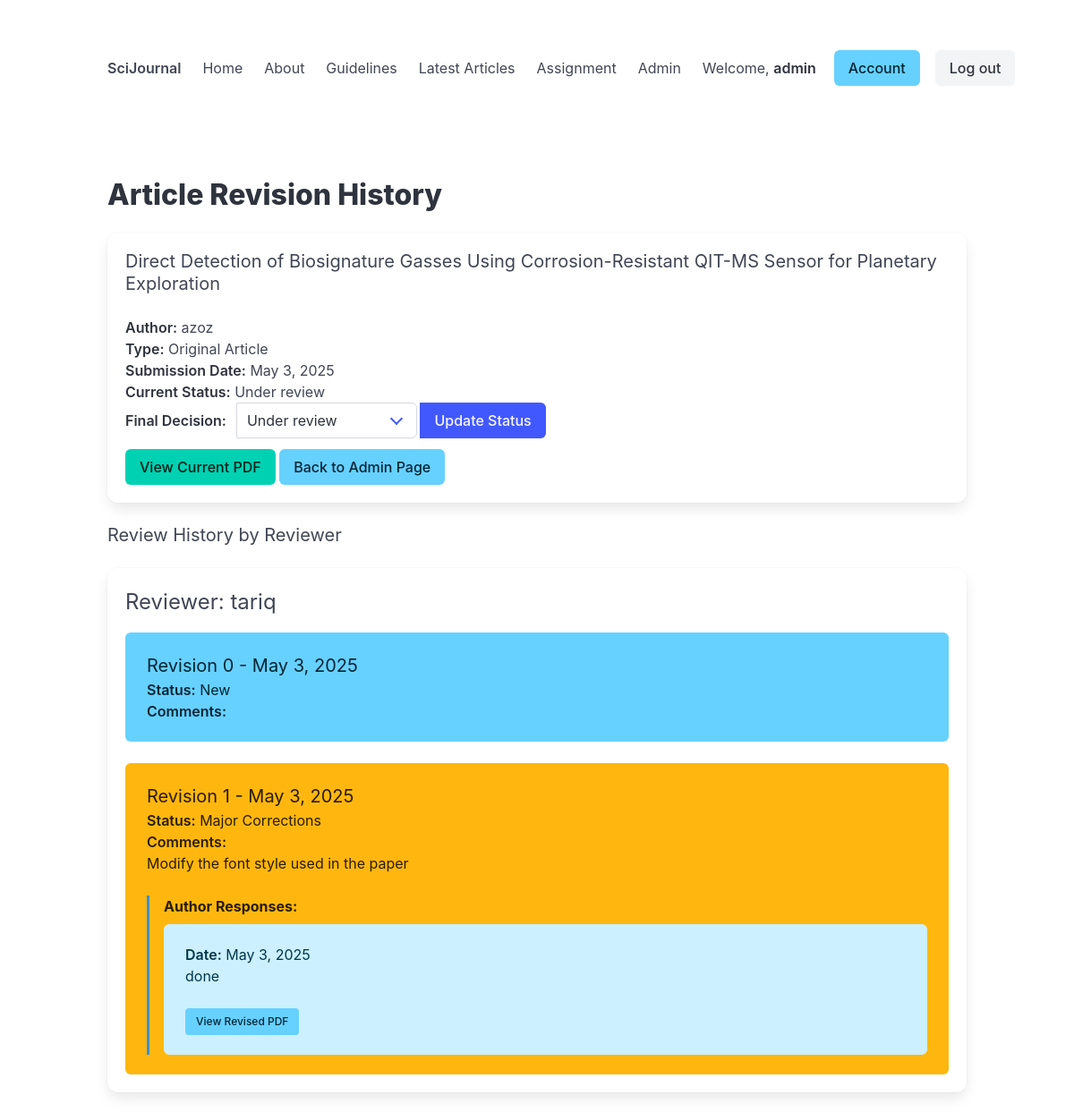
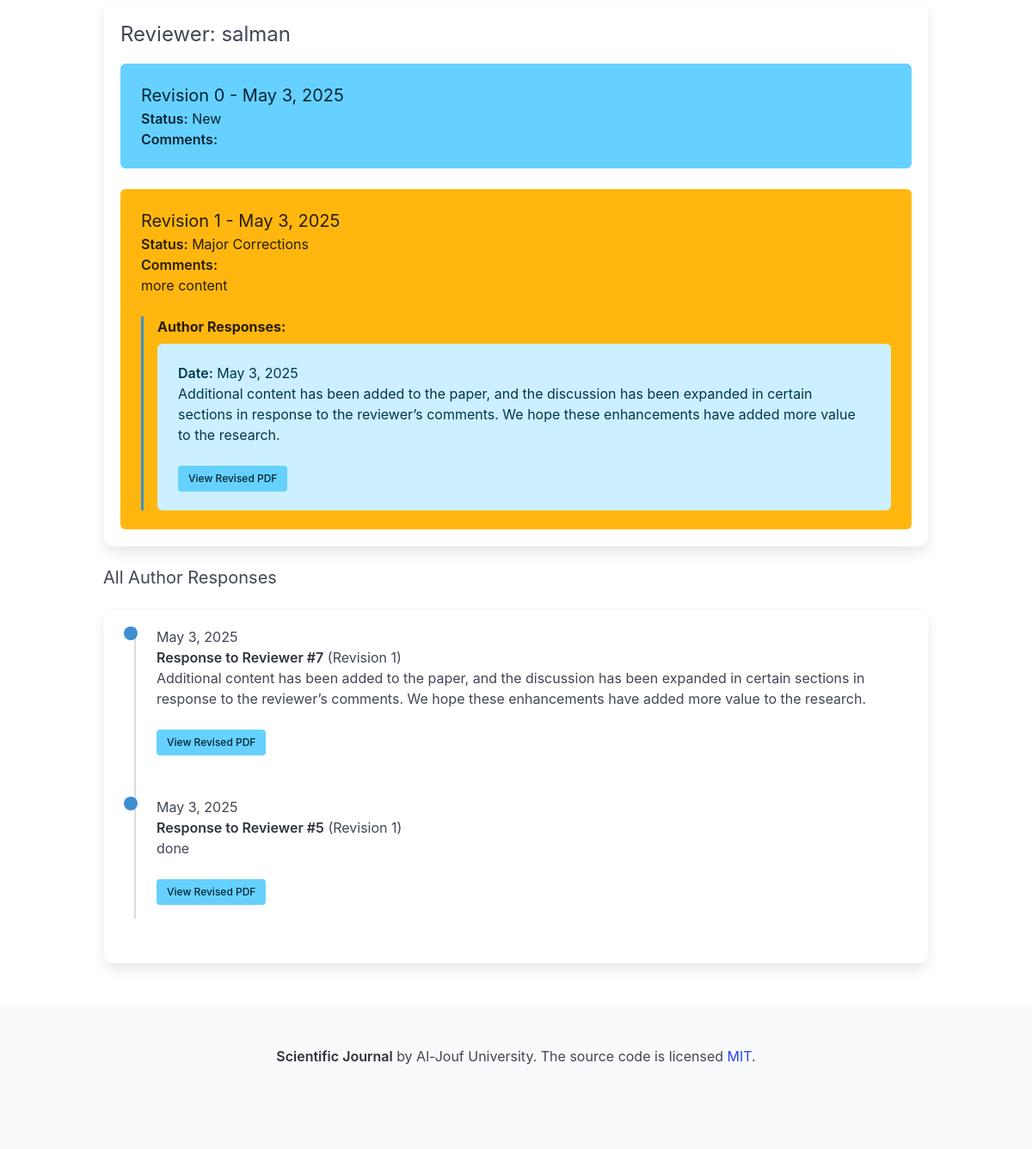
/assignment/revisions/10/ (signed in), run on the app's committed database (2 pictures, top to bottom).
### journal/models.py (models this page shows, shortened)
class Article(models.Model):
    ARTICLE_TYPE_CHOICES = [
        ('original', 'Original Article'),
        ('review', 'Review Article'),
    ]
    DECISION_CHOICES = [
        ('accepted', 'Accepted'),
        ('under_review', 'Under review'),
        ('revision_requested', 'Revision Requested'),
        ('rejected', 'Rejected'),
        ('withdrawn', 'Withdrawn'),
    ]
    title = models.CharField(max_length=255)
    author = models.ForeignKey(User, on_delete=models.CASCADE, related_name='articles')
    type = models.CharField(max_length=20, choices=ARTICLE_TYPE_CHOICES)
    abstract = models.TextField(blank=True, null=True)
    keywords = models.CharField(max_length=255, blank=True, null=True)
    authors = models.CharField(max_length=255, blank=True, null=True)
    pdf_file = models.FileField(upload_to='article_pdfs/', null=True, blank=True, help_text="Upload your article as a PDF file")
    submission_date = models.DateField()
    acceptance_date = models.DateField(null=True, blank=True)
    publication_date = models.DateField(null=True, blank=True)
    decision = models.CharField(max_length=20, choices=DECISION_CHOICES, default='under_review')
    reviewers = models.ManyToManyField(User, through='Review', related_name='reviewing_articles')

class Review(models.Model):
    STATUS_CHOICES = [
        ('new', 'New'),
        ('accepted', 'Accepted'),
        ('rejected', 'Rejected'),
        ('minor_corrections', 'Minor Corrections'),
        ('major_corrections', 'Major Corrections'),
    ]
    article = models.ForeignKey(Article, on_delete=models.CASCADE, related_name='reviews')
    reviewer = models.ForeignKey(User, on_delete=models.CASCADE, related_name='reviews')
    status = models.CharField(max_length=20, choices=STATUS_CHOICES, default='new')
    comments = models.TextField(blank=True)  # Make comments optional
    revision = models.PositiveIntegerField(default=0)  # Start at 0, increment for each review round
    created_at = models.DateTimeField(auto_now_add=True)
    class Meta:
        unique_together = ['article', 'reviewer', 'revision']
        ordering = ['article', 'reviewer', '-revision']

class AuthorResponse(models.Model):
    article = models.ForeignKey(Article, on_delete=models.CASCADE, related_name='responses')
    review = models.ForeignKey(Review, on_delete=models.CASCADE, related_name='author_responses')
    response_text = models.TextField()
    revised_pdf = models.FileField(upload_to='revised_pdfs/', null=True, blank=True)
    created_at = models.DateTimeField(auto_now_add=True)
    class Meta:
        ordering = ['-created_at']

### journal/views.py (the view)
# urls.py: path('assignment/revisions/<int:article_id>/', views.article_revisions, name='article_revisions'),
@login_required
@user_passes_test(is_admin)
def article_revisions(request, article_id):
    article = get_object_or_404(Article, id=article_id)
    if request.method == 'POST':
        form = ArticleEditorForm(request.POST, instance=article)
        if form.is_valid():
            form.save()
            messages.success(request, "Submission updated successfully!")
            return redirect('assignment_page')
    else:
        arc = ArticleEditorForm(instance=article)
    reviews = Review.objects.filter(article=article).order_by('reviewer', 'revision')
    reviewers_data = {}
    for review in reviews:
        if review.reviewer_id not in reviewers_data:
            reviewers_data[review.reviewer_id] = {
                'username': review.reviewer.username,
                'reviews': []
            }
        reviewers_data[review.reviewer_id]['reviews'].append(review)
    responses = AuthorResponse.objects.filter(article=article).order_by('-created_at')
    return render(request, 'journal/article_revisions.html', {
        'article': article,
        'ArticleEditorForm':arc,
        'reviewers_data': reviewers_data,
        'responses': responses
    })

### journal/forms.py
class ArticleEditorForm(forms.ModelForm):
    class Meta:
        model = Article
        fields = [
            'decision'
        ]
        exclude = [
            'author',
            'submission_date',
            'acceptance_date',
            'publication_date',
            'reviewers'  # Exclude the reviewers field
        ]  # These fields are set in the view or by the system
        widgets = {
            'decision': forms.Select(attrs={'class': 'form-control'}),
        }
    def __init__(self, *args, **kwargs):
        super().__init__(*args, **kwargs)
        for field_name, field in self.fields.items():
            if field_name not in ['decision',]:
                field.disabled = True

### journal/templatetags/journal_filters.py (called while the page is built)
@register.filter
def filter_by_review(responses, review_id):
    return [response for response in responses if response.review_id == review_id]

### journal/views.py (called while the page is built)
def is_admin(user):
    return user.is_staff or user.is_superuser

### journal/templates/journal/article_revisions.html (shortened to what this page needs)
{% extends 'journal/base.html' %}
{% load journal_filters %}
{% load crispy_forms_tags %}
{% block content %}
<h1 class="title">Article Revision History</h1>
<div class="box">
    <h2 class="subtitle">{{ article.title }}</h2>
    <p><strong>Author:</strong> {{ article.author.username }}</p>
    <p><strong>Type:</strong> {{ article.get_type_display }}</p>
    <p><strong>Submission Date:</strong> {{ article.submission_date }}</p>
    <p><strong>Current Status:</strong> {{ article.get_decision_display }}</p>
    <form method="post">
        <div class="form-group">
            <div class="field has-addons">
                <p class="control is-align-content-center"><strong>Final Decision:</strong></p>
                <div class="control ml-3">
                  <div class="select control">
                      {% for field in ArticleEditorForm %}
                          {{ field }}
                      {% endfor %}
                  </div>
                  <span class="control">
                      <button type="submit" class="button is-link">Update Status</button>
                  </span>
                </div>
            </div>
        </div>
    </form>
    <div class="field mt-3">
      {% if article.pdf_file %}
          <a href="{{ article.pdf_file.url }}" class="button is-primary" target="_blank">View Current PDF</a>
      {% endif %}
      <a href="{% url 'assignment_page' %}" class="button is-info"> Back to Admin Page </a>
    </div>
</div>
{% if reviewers_data %}
<h2 class="subtitle">Review History by Reviewer</h2>
{% for reviewer_id, data in reviewers_data.items %}
<div class="box">
    <h3 class="is-size-4">Reviewer: {{ data.username }}</h3>
    {% for review in data.reviews %}
    <div class="notification {% if review.status == 'accepted' %}is-success{% elif review.status == 'rejected' %}is-danger{% elif review.status == 'minor_corrections' %}is-warning{% elif review.status == 'major_corrections' %}is-warning{% else %}is-info{% endif %} mt-4">
        <h4 class="is-size-5">Revision {{ review.revision }} - {{ review.created_at|date:"F j, Y" }}</h4>
        <p><strong>Status:</strong> {{ review.get_status_display }}</p>
        <p><strong>Comments:</strong></p>
        <div class="content">
            {{ review.comments|linebreaks|default:"No comments provided." }}
        </div>
        {% with review_responses=responses|filter_by_review:review.id %}
            {% if review_responses %}
                <div class="mt-4 pl-4 border-left">
                    <h5 class="is-size-6 has-text-weight-bold">Author Responses:</h5>
                    {% for response in review_responses %}
                        <div class="notification is-light is-info mt-2">
                            <p><strong>Date:</strong> {{ response.created_at|date:"F j, Y" }}</p>
                            <div class="content">
                                {{ response.response_text|linebreaks }}
                            </div>
                            {% if response.revised_pdf %}
                                <a href="{{ response.revised_pdf.url }}" class="button is-small is-info" target="_blank">
                                    View Revised PDF
                                </a>
                            {% endif %}
                        </div>
                    {% endfor %}
                </div>
            {% endif %}
        {% endwith %}
    </div>
    {% endfor %}
</div>
{% endfor %}
{% else %}
<div class="notification is-info">
    No reviews have been submitted for this article yet.
</div>
{% endif %}
{% if responses %}
<h2 class="subtitle">All Author Responses</h2>
<div class="box">
    <div class="timeline">
        {% for response in responses %}
        <div class="timeline-item">
            <div class="timeline-marker is-info"></div>
            <div class="timeline-content">
                <p class="heading">{{ response.created_at|date:"F j, Y" }}</p>
                <p><strong>Response to Reviewer #{{ response.review.reviewer.id }}</strong> (Revision {{ response.review.revision }})</p>
                <div class="content">
                    {{ response.response_text|linebreaks }}
                </div>
                {% if response.revised_pdf %}
                    <a href="{{ response.revised_pdf.url }}" class="button is-small is-info" target="_blank">
                        View Revised PDF
                    </a>
                {% endif %}
            </div>
        </div>
        {% endfor %}
    </div>
</div>
{% endif %}
{% endblock %}

### journal/templates/journal/base.html (shortened to what this page needs)
<!DOCTYPE html>
<html>
<head>
    <link rel="stylesheet" href="https://cdn.jsdelivr.net/npm/bulma@1.0.0/css/bulma.min.css">
</head>
<body>
    <section class="section">
        <div class="container">
            <nav class="navbar" role="navigation" aria-label="main navigation">
                <div class="navbar-brand">
                    <a class="navbar-item" href="{% url 'home_page' %}">
                        <strong>SciJournal</strong>
                    </a>
                </div>
                <div id="navbarBasicExample" class="navbar-menu">
                    <div class="navbar-start">
                        <a class="navbar-item {% if request.resolver_match.url_name == 'home_page' %}is-active{% endif %}" href="{% url 'home_page' %}">
                            Home
                        </a>
                        <a class="navbar-item {% if request.resolver_match.url_name == 'about_page' %}is-active{% endif %}" href="{% url 'about_page' %}">
                            About
                        </a>
                        <a class="navbar-item {% if request.resolver_match.url_name == 'guidelines_page' %}is-active{% endif %}" href="{% url 'guidelines_page' %}">
                            Guidelines
                        </a>
                        <a class="navbar-item {% if request.resolver_match.url_name == 'accepted_articles' %}is-active{% endif %}" href="{% url 'accepted_articles' %}">
                            Latest Articles
                        </a>
                        {% if user.is_authenticated %}
                            {% if user.is_staff or user.is_superuser %}
                                <a class="navbar-item {% if request.resolver_match.url_name == 'assignment_page' %}is-active{% endif %}" href="{% url 'assignment_page' %}">
                                    Assignment
                                </a>
                                <a class="navbar-item" href="{% url 'admin:index' %}">
                                    Admin
                                </a>
                            {% endif %}
                        {% endif %}
                    </div>
                    <div class="navbar-end">
                        <div class="navbar-item">
                            {% if user.is_authenticated %}
                                <span class="mr-2">Welcome, <strong>{{ user.username }}</strong></span>
                            {% endif %}
                            <div class="buttons">
                                {% if user.is_authenticated %}
                                    <a class="button is-info {% if request.resolver_match.url_name == 'account_page' %}is-active{% endif %}" href="{% url 'account_page' %}">
                                        Account
                                    </a>
                                    <form method="post" action="{% url 'logout_page' %}" style="display: inline; margin-left: 5px;">
                                        <button type="submit" class="button is-light">
                                            Log out
                                        </button>
                                    </form>
                                {% endif %}
                            </div>
                        </div>
                    </div>
                </div>
            </nav>
        </div>
    </section>
    <section class="section">
        <div class="container">
            {% block content %}
            {% endblock %}
        </div>
    </section>
    <footer class="footer">
        <div class="content has-text-centered">
            <p>
                <strong>Scientific Journal</strong> by  Al-Jouf University. The source code is licensed
                <a href="http://opensource.org/licenses/mit-license.php">MIT</a>.
            </p>
        </div>
    </footer>
</body>
</html>

### journal/templates/journal/article_revisions.html (style rules this page uses)
.timeline { margin-left: 1rem; padding-left: 1.5rem; border-left: 2px solid #dbdbdb; }
.timeline-item { position: relative; margin-bottom: 2rem; }
.timeline-marker { position: absolute; left: -2.35rem; width: 1rem; height: 1rem; border-radius: 50%; background-color: #3e8ed0; }
.timeline-content { padding-bottom: 1rem; }
.border-left { border-left: 3px solid #3e8ed0; padding-left: 1rem; }

### data on the page
Article: title "Direct Detection of Biosignature Gasses Using Corrosion-Resistant QIT-MS Sensor for Planetary Exploration", author.username "azoz", type "Original Article", submission_date "May 3, 2025", decision "Under review", ArticleEditorForm "Under review"
Review: revision "0", created_at "May 3, 2025", status "New"
Review: revision "1", created_at "May 3, 2025", status "Major Corrections", comments "Modify the font style used in the paper"
AuthorResponse: created_at "May 3, 2025", response_text "done", review.reviewer.id "5", review.revision "1"
Review: revision "0", created_at "May 3, 2025", status "New"
Review: revision "1", created_at "May 3, 2025", status "Major Corrections", comments "more content"
AuthorResponse: created_at "May 3, 2025", response_text "Additional content has been added to the paper, and the discussion has been expanded in certain sections in response to the reviewer’s comments. We hope these enhancements have added more value to the research.", review.reviewer.id "7", review.revision "1"

### other printed values
{{ user.username }} "admin"
{{ data.username }} "tariq" "salman"
